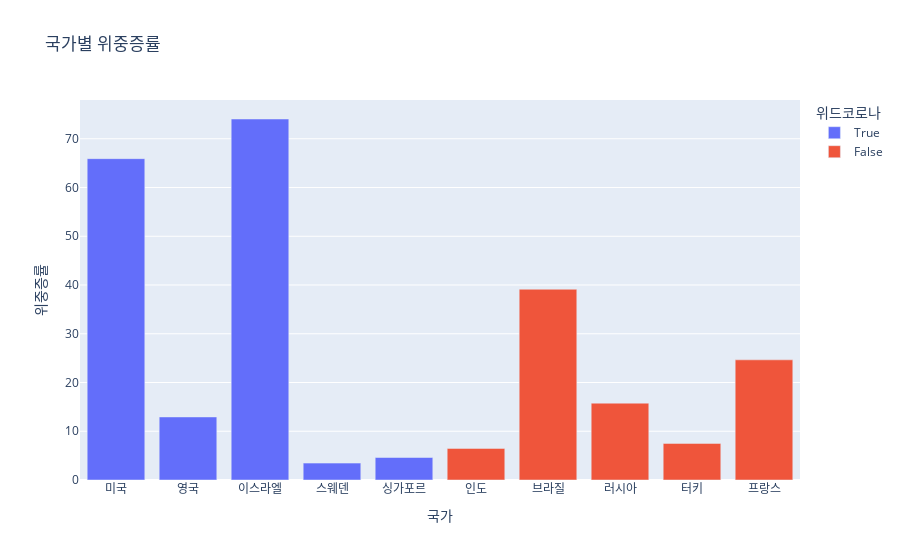

Source (notebook cell):
### Code cell
data_compare.sort_values(by='위중증률')
fig = px.bar(data_compare, x="국가", y="위중증률", color="위드코로나", title="국가별 위중증률")
fig.show()

### Figure 1 — Plotly figure (JSON) as saved in the notebook; plotly's stock layout.template omitted (floating-point values rounded to 4 significant figures)
{"data": [{"alignmentgroup": "True", "hovertemplate": "위드코로나=True<br>국가=%{x}<br>위중증률=%{y}<extra></extra>", "legendgroup": "True", "marker": {"color": "#636efa", "pattern": {"shape": ""}}, "name": "True", "offsetgroup": "True", "orientation": "v", "showlegend": true, "textposition": "auto", "type": "bar", "x": ["미국", "영국", "이스라엘", "스웨덴", "싱가포르"], "xaxis": "x", "y": [65.92, 12.93, 74.06, 3.466, 4.615], "yaxis": "y"}, {"alignmentgroup": "True", "hovertemplate": "위드코로나=False<br>국가=%{x}<br>위중증률=%{y}<extra></extra>", "legendgroup": "False", "marker": {"color": "#EF553B", "pattern": {"shape": ""}}, "name": "False", "offsetgroup": "False", "orientation": "v", "showlegend": true, "textposition": "auto", "type": "bar", "x": ["인도", "브라질", "러시아", "터키", "프랑스"], "xaxis": "x", "y": [6.481, 39.13, 15.76, 7.505, 24.65], "yaxis": "y"}], "layout": {"barmode": "relative", "legend": {"title": {"text": "위드코로나"}, "tracegroupgap": 0}, "title": {"text": "국가별 위중증률"}, "xaxis": {"anchor": "y", "domain": [0, 1], "title": {"text": "국가"}}, "yaxis": {"anchor": "x", "domain": [0, 1], "title": {"text": "위중증률"}}}}
